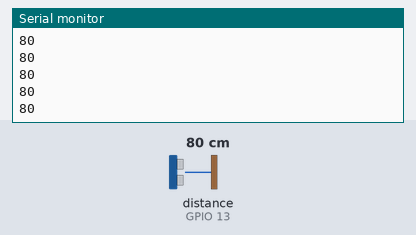
The sketch below on a simulated ESP8266 (NodeMCU). Shown: the last lines printed to the serial monitor. Wiring (inferred from the names in the program): ultrasonic range finder: trigger GPIO 12; echo GPIO 13. The inputs (shaded band) are chosen by the test bench; at power-on: distance to the obstacle (sensor on GPIO 13) 80 cm. The echo pulse lasts 58.3 µs per cm; WiFi joins after 1.5 s; servers stay silent unless stated.

Above: at 3.0 s.
3.1 s: distance to the obstacle (sensor on GPIO 13) set to 60 cm
At 3.36 s:
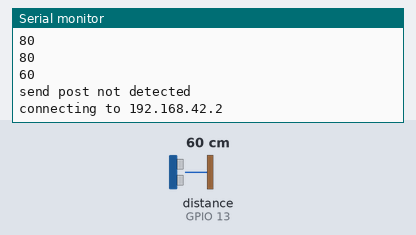
4.7 s: distance to the obstacle (sensor on GPIO 13) set to 2 cm
At 4.77 s:
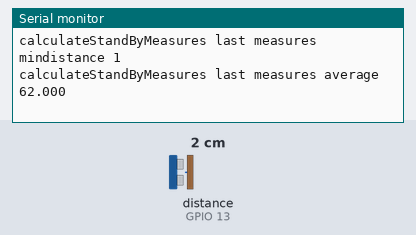
Timing chart, 0 to 7.7 s (numbered marks = the images above; inputs shaded):
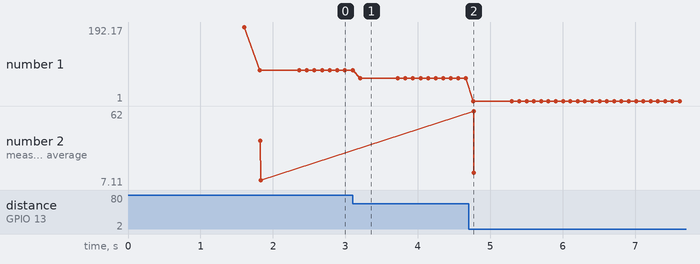

The sketch:

presenceFirmwareSonic.ino
```cpp
#include <ESP8266WiFi.h>
#include <ArduinoOTA.h>
#include <ESP8266mDNS.h>

//wifi
const char* ssid     = "Future-House-Wifi";
const char* password = "gogogofti";
const char* host = "192.168.42.2";

#define DEBUG true

//sensor sonic
#define TRIGGER 12
#define ECHO    13
#define DIAMETER_COEFICIENT 0.1317

//#define SENSOR_ERROR_DISTANCE 1000 //kitchen 2 Test
//#define WALL_DISTANCE_LOW 88       //Kitchen 245 no false postive during 30 min
//#define WALL_DISTANCE_HIGH 300     //Kitchen  199

//#define SENSOR_ERROR_DISTANCE 1000 //kitchen
//#define WALL_DISTANCE_LOW 30       //Kitchen 245 no false postive during 30 min
//#define WALL_DISTANCE_HIGH 1000    //Kitchen  199

#define SENSOR_ERROR_DISTANCE 4000   //bedroom
#define WALL_DISTANCE_LOW 75         //bedroom
#define WALL_DISTANCE_HIGH 120       //bedroom

//#define SENSOR_ERROR_DISTANCE 4000 //livingroom left
//#define WALL_DISTANCE_LOW 55       //livingroom left was 145
//#define WALL_DISTANCE_HIGH 130     //livingroom left was 145

//#define SENSOR_ERROR_DISTANCE 4000
//#define WALL_DISTANCE_LOW 55       //livingroom right was 70
//#define WALL_DISTANCE_HIGH 350     //livingroom right was 145

//old firmware working
//#define WALL_DISTANCE 60 //bathroom

#define SENSOR_ERROR_DISTANCE 4000   //bathroom
#define WALL_DISTANCE_LOW 60         //bathroom
#define WALL_DISTANCE_HIGH 65        //bathroom

//#define WALL_ERROR_ADJUST 150 //delay removal test
//#define FOTA_HOST_NAME "FutureHousePresenceBedroom" //192.168.42.19
#define FOTA_HOST_NAME "FutureHousePresenceBathroom"
//#define FOTA_HOST_NAME "FutureHousePresenceLivingRight"
//#define FOTA_HOST_NAME "FutureHousePresenceLivingLeft"
//#define FOTA_HOST_NAME "FutureHousePresenceKitchen"
//#define FOTA_HOST_NAME "FutureHousePresenceBathroom"
//#define FOTA_HOST_NAME "FutureHousePresenceKitchenTest"

boolean sendPresenceDetected= true;
boolean sendPresenceNotDetected = true;

//String roomName = "kitchen";
//String roomName = "bedroom";
//String roomName = "livingroom";
String roomName = "bathroom";


//Calibration measures
int arraySize = 50; //100
int standBydistanceArray[100];
float standByAverageDistance = 0;
int standByMaxDistance = 0;
int standByMinDistance = 100000;
int standByDistanceIndex = 0;
float averageDiameter = 0;

void setup() {
  Serial.begin(115200);
  delay(100);
  setupWifi();
  sendRegister();
  setupFOTA();
  setupSonic();
  resetStandByMeasures();
}

void loop() {
  ArduinoOTA.handle();
  controlSimpleSonicState();
}

void setupWifi() {
  Serial.println();
  Serial.println();
  Serial.print("Connecting to ");
  Serial.println(ssid);

  WiFi.begin(ssid, password);

  while (WiFi.status() != WL_CONNECTED) {
    delay(500);
    Serial.print(".");
  }

  Serial.println("");
  Serial.println("WiFi connected");
  Serial.println("IP address: ");
  Serial.println(WiFi.localIP());
}

void setupSonic() {
  pinMode(TRIGGER, OUTPUT);
  pinMode(ECHO, INPUT);
}

void setupFOTA() {
  ArduinoOTA.setHostname(FOTA_HOST_NAME);
  ArduinoOTA.onStart([]() {
    Serial.println("Start");
  });
  ArduinoOTA.onEnd([]() {
    Serial.println("\nEnd");
  });
  ArduinoOTA.onProgress([](unsigned int progress, unsigned int total) {
    Serial.printf("Progress: %u%%\r", (progress / (total / 100)));
  });
  ArduinoOTA.onError([](ota_error_t error) {
    Serial.printf("Error[%u]: ", error);
    if (error == OTA_AUTH_ERROR) Serial.println("Auth Failed");
    else if (error == OTA_BEGIN_ERROR) Serial.println("Begin Failed");
    else if (error == OTA_CONNECT_ERROR) Serial.println("Connect Failed");
    else if (error == OTA_RECEIVE_ERROR) Serial.println("Receive Failed");
    else if (error == OTA_END_ERROR) Serial.println("End Failed");
  });
  ArduinoOTA.begin();
  Serial.println("Ready this one as uploaded by FOTA Sensor !!!");
  Serial.print("IP address: ");
  Serial.println(WiFi.localIP());
}

void controlSimpleSonicState() {
  long duration, distance;

  digitalWrite(TRIGGER, LOW);
  delayMicroseconds(2);

  digitalWrite(TRIGGER, HIGH);
  delayMicroseconds(10);

  digitalWrite(TRIGGER, LOW);
  duration = pulseIn(ECHO, HIGH);
  distance = (duration/2) / 29.1;

  Serial.println(distance);
  registerStandByDistance(distance);

  if (((distance < WALL_DISTANCE_LOW) || (distance > WALL_DISTANCE_HIGH)) && (distance < SENSOR_ERROR_DISTANCE)){

    if (sendPresenceDetected) {
      Serial.println("send post detected");
      calculateStandByMeasures();
      sendDetectionPost("1");
      sendDebugPost("0");
      sendPresenceDetected = false;
      sendPresenceNotDetected = true;
    }

  }else{

    if (sendPresenceNotDetected) {
      Serial.println("send post not detected");
      sendDetectionPost("0");
      sendDebugPost("0");
      sendPresenceDetected = true;
      sendPresenceNotDetected = false;
    }
  }
  delay(100); // 100 for all other rooms and 300 for kitchen
}

void sendRegister()
{
  Serial.print("connecting to ");
  Serial.println(host);
  WiFiClient client;
  const int httpPort = 3000;
  if (!client.connect(host, httpPort)) {
    Serial.println("connection failed");
    ESP.restart();
    return;
  }
  String url = "/api/sensor/register?roomName="+roomName+"&mac="+getMacAddress()+"&ip="+ipToString(WiFi.localIP());
  Serial.print("Requesting URL: ");
  Serial.println(url);
  client.print(String("POST ") + url + " HTTP/1.1\r\n" +
               "Host: " + host + "\r\n" +
               "Connection: close\r\n\r\n");
  Serial.println();
  Serial.println("closing connection");
}

void sendDebugPost(String detected) {
  Serial.print("connecting to ");
  Serial.println(host);
  WiFiClient client;
  const int httpPort = 3000;
  if (!client.connect(host, httpPort)) {
    Serial.println("connection failed");
  }
  String url = "/api/sensor/debug?roomName="+roomName+"&mac="+getMacAddress()+"&ip="+ipToString(WiFi.localIP())+"&presence="+detected+
               "&maxdistance="+String(standByMaxDistance)+
               "&mindistance="+String(standByMinDistance)+
               "&averagedistance="+String(standByAverageDistance)+
               "&averagediameter="+String(averageDiameter);
  Serial.print("Requesting URL: ");
  Serial.println(url);
  client.print(String("POST ") + url + " HTTP/1.1\r\n" +
               "Host: " + host + "\r\n" +
               "Connection: close\r\n\r\n");
}

void sendDetectionPost(String detected) {
  Serial.print("connecting to ");
  Serial.println(host);
  WiFiClient client;
  const int httpPort = 3000;
  if (!client.connect(host, httpPort)) {
    Serial.println("connection failed");
    ESP.restart();
    return;
  }
  String url = "/api/sensor?roomName="+roomName+"&mac="+getMacAddress()+"&ip="+ipToString(WiFi.localIP())+"&presence="+detected;
  Serial.print("Requesting URL: ");
  Serial.println(url);
  client.print(String("POST ") + url + " HTTP/1.1\r\n" +
               "Host: " + host + "\r\n" +
               "Connection: close\r\n\r\n");

  Serial.println();
  Serial.println("closing connection");
}

//Measures

void resetStandByMeasures() {
  for (int i = 0 ; i < arraySize; i++) { //sizeof(standBydistanceArray)
    standBydistanceArray[i] = 0;
  }
  standByMaxDistance = 0;
  standByMinDistance = 100000;
  standByDistanceIndex = 0;
  standByAverageDistance = 0;
  averageDiameter = 0;
}

void registerStandByDistance(int distance) {
  if (standBydistanceArray[arraySize - 1] != 0) {
    calculateStandByMeasures();
    if (DEBUG) {
      //sendDebugPost("0");
    }
    resetStandByMeasures();
  }else{
    standBydistanceArray[standByDistanceIndex] = distance;
    standByDistanceIndex++;
  }
}

void calculateStandByMeasures()
{
    Serial.println("calculateStandByMeasures");
    int nonZeroesPositionCounter = 1;
    int totalDistance = 0;
    for (int i = 0 ; i < arraySize; i++) {
      if (!standBydistanceArray[i] == 0) {
        totalDistance = totalDistance + standBydistanceArray[i];
        nonZeroesPositionCounter++;
        if (standByMinDistance > standBydistanceArray[i]){
          standByMinDistance = standBydistanceArray[i];
        }
        if (standByMaxDistance < standBydistanceArray[i]){
          standByMaxDistance = standBydistanceArray[i];
        }
      }
    }

    standByAverageDistance =  totalDistance / nonZeroesPositionCounter;
    averageDiameter = (standByAverageDistance * DIAMETER_COEFICIENT) * 2;

    Serial.println("calculateStandByMeasures last measures maxdistance "+String(standByMaxDistance));
    Serial.println("calculateStandByMeasures last measures mindistance "+String(standByMinDistance));
    Serial.println("calculateStandByMeasures last measures average "+String(standByAverageDistance,3));
    Serial.println("calculateStandByMeasures last measures average "+String(averageDiameter,3));
}

String ipToString(IPAddress ip){
  String s="";
  for (int i=0; i<4; i++)
    s += i  ? "." + String(ip[i]) : String(ip[i]);
  return s;
}

String getMacAddress() {
  byte mac[6];
  WiFi.macAddress(mac);
  String cMac = "";
  for (int i = 0; i < 6; ++i) {
    if (mac[i]<0x10) {cMac += "0";
   }
  cMac += String(mac[i],HEX);
  if(i<5)
    cMac += ":"; // put : or - if you want byte delimiters
  }
  cMac.toUpperCase();
  return cMac;
}
```

Measured:
- after the input at 3.1 s, the serial monitor: prints a new line after 0.10 s (image 1)
- after the input at 4.7 s, the serial monitor: prints a new line after 0.06 s (image 2)
- plotted number 1: 80 → 60 after the input at 3.1 s
- plotted number 2: 10.54 → 7.11 after the input at 4.7 s
